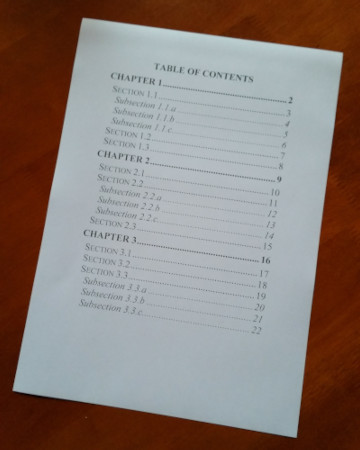
#> input picture PerspectiveModule/document.jpg, 360 x 450 px
$ python prueba1.py
#> lines starting #> are read from the running program, lines starting #| are printed output that depends on the picture
import cv2
import numpy as np

img = cv2.imread('document.jpg')
#> img is the input picture: shape (450, 360, 3); mean B, G, R 119.1, 124.6, 137.7

# Pixel values in the original image
input_points = np.float32([[83, 18], [342, 53], [14, 389], [295, 436]])

# Output image size
width = 400
height = int(width * 1.414)  # for A4

# Desired points values in the output image
converted_points = np.float32([[0, 0], [width, 0], [0, height], [width, height]])

# Perspective transformation
matrix = cv2.getPerspectiveTransform(input_points, converted_points)
img_output = cv2.warpPerspective(img, matrix, (width, height))
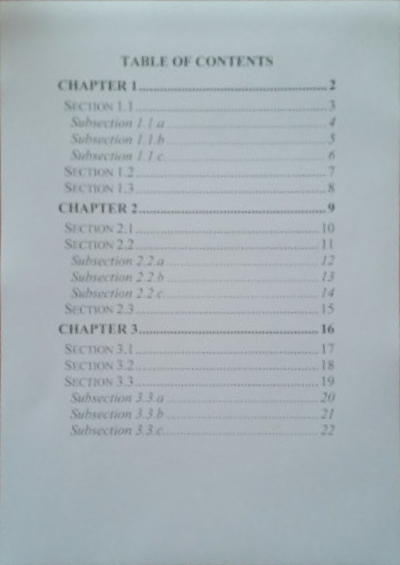
#> img_output: shape (565, 400, 3); mean B, G, R 182.3, 177.5, 167.3

cv2.imshow('Original', img)
cv2.imshow('Warped perspective', img_output)

# cv2.imwrite('output/document.jpg', img_output)

cv2.waitKey(0)
